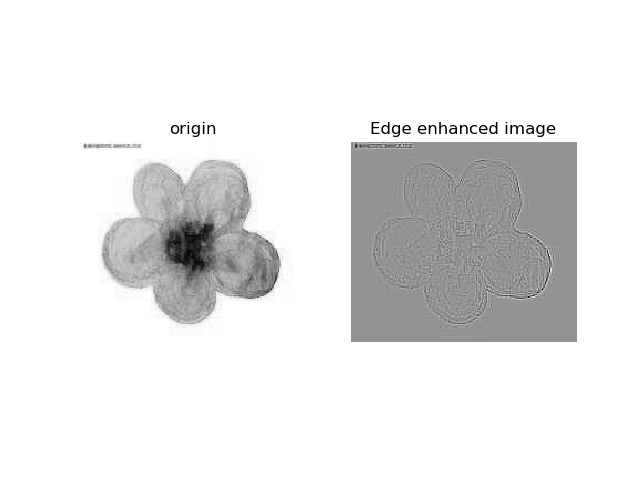

Reproduce this figure in Python.
from PIL import Image
import numpy as np
import matplotlib.pyplot as plt


# 读入图片
fold = './data/'
img = Image.open(fold+'flower.jpg')
gray = np.array(img.convert('L'))      # 转换成灰度的Image格式和数组格式
xsize, ysize = gray.shape
resultimage=np.zeros([xsize,ysize], np.float)
N=3   # 卷积核的层数
# kern = np.ones([N,N],np.float)s
# kern = kern*1.0/(N*N)


# kern = np.mat([[0,-1,0],[-1,4,-1],[0,-1,0]])
kern = np.mat([[-1,-1,-1],[-1,8,-1],[-1,-1,-1]])
# kern = np.mat([[-0.8,-0.8,-0.8],[-0.8,200,-0.8],[-0.8,-0.8,-0.8]])
ntime = 1
imgsm = gray

# 开始卷积
for nt in range(ntime):
    for x in range(1, xsize-1):
        for y in range(1, ysize-1):
            smooth = 0.0
            for a in range(-1, 2):
                for b in range(-1, 2):
                    smooth += imgsm[x+a,y+b] * kern[a+1,b+1]
                resultimage[x,y] = smooth
    imgsm = resultimage

# 开始作图
plt.figure(figsize=(6, 3))

plt.figure('smooth'+str(ntime)+'times')
plt.subplot(1,2,1)
plt.title('origin')
plt.imshow(gray, cmap='gray')
plt.axis('off')

plt.subplot(1,2,2)
plt.title('Edge enhanced image')
plt.imshow(resultimage+gray, cmap='gray')
plt.axis('off')

# plt.show()
plt.savefig('Q4.png')